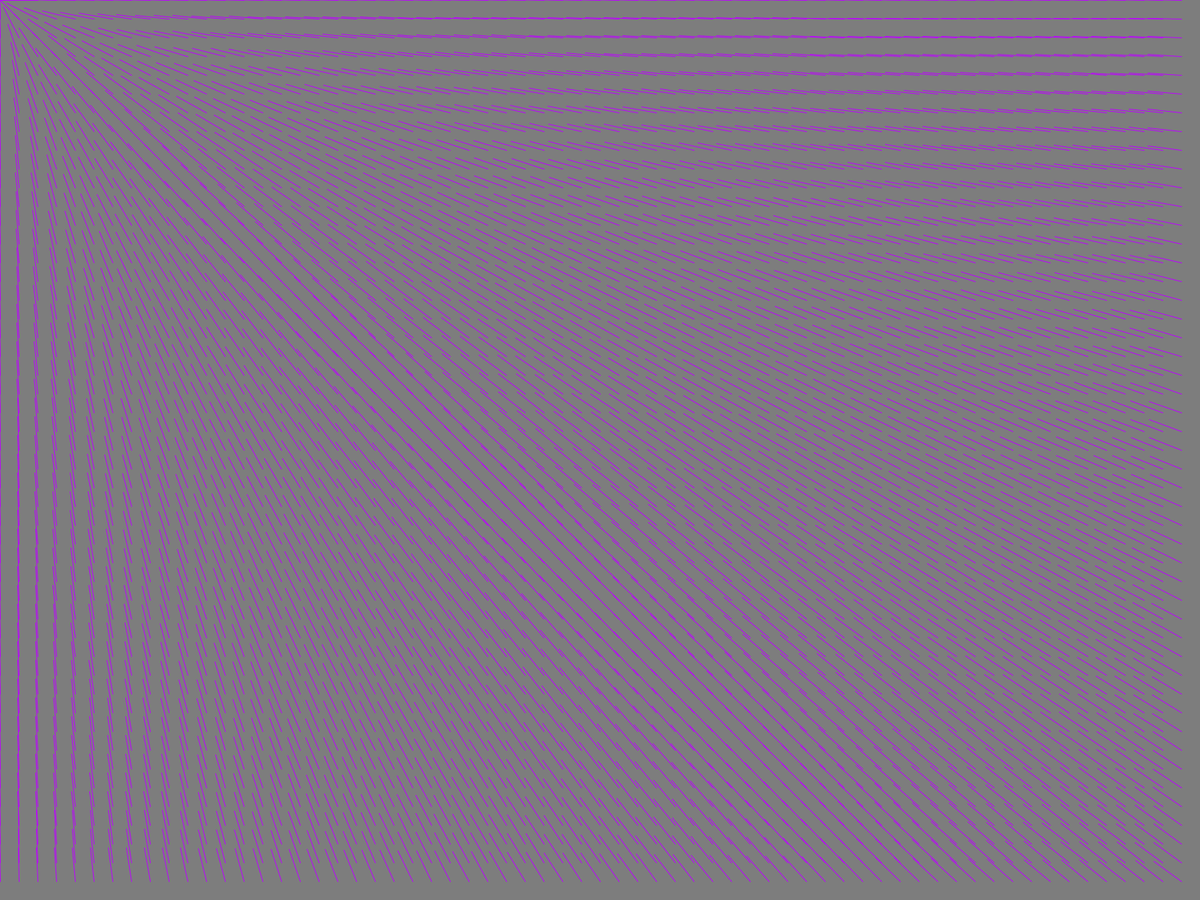
Frame 1 (no input)
Frame 60 (the mouse pressed at the canvas centre just before this capture): identical to frame 1, image omitted
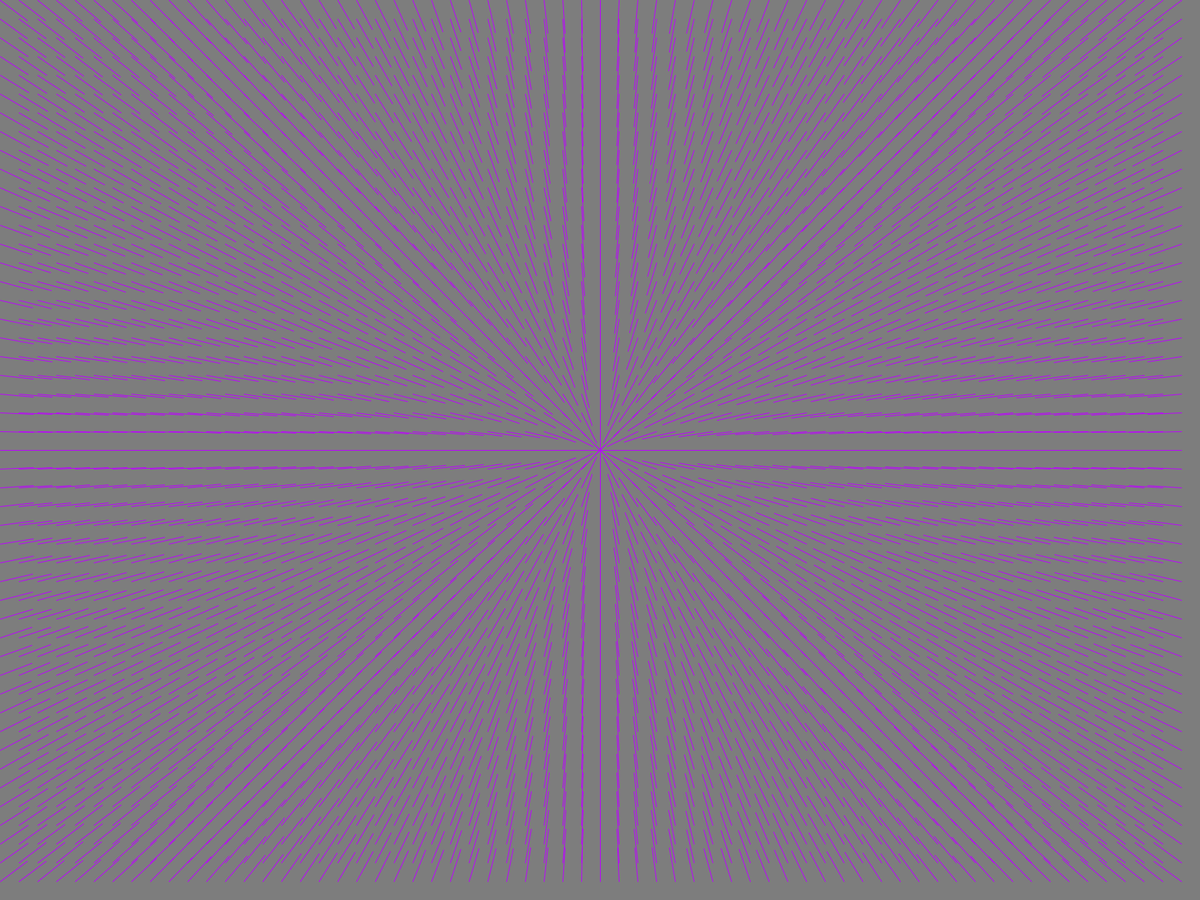
Frame 120 (the mouse held since frame 60 and released just before this capture)

The Processing sketch that drew these frames (run headless with seeded random() and noise(); from frame 60 on, the mouse is pressed at the canvas centre):

// Processing sketch: pointLinesAtMouse
// ── pointLinesAtMouse.pde
int xBlocks;
int yBlocks;
int blockSize = 25;

Stick[][] allSticks;

void setup() {
  fullScreen();
  xBlocks = int(width / blockSize);
  yBlocks = int(height / blockSize);
  println(xBlocks, yBlocks);
  allSticks = new Stick[yBlocks][xBlocks];
  initSticks();
}

void draw() {
  background(125);
  displaySticks();
}

void initSticks() {
  for (int i = 0; i < xBlocks; i ++) {
    for (int j = 0; j < yBlocks; j ++) {
      allSticks[j][i] = new Stick(i * blockSize, j * blockSize);
//      println(j, i);
    }
  }
}

void displaySticks() {
  for (int i = 0; i < xBlocks; i ++) {
    for (int j = 0; j < yBlocks; j ++) {
      allSticks[j][i].display();
    }
  }
}

// ── Stick.pde
class Stick {
  PVector posit;
  color c;
  float stickLen = blockSize + 20;
  
  Stick() {
    this.posit = new PVector(width/2, height/2);
    this.c = color(#BB03FF);
  }
  
  Stick(float x, float y) {
    this.posit = new PVector(x, y);
    this.c = color(#BB03FF);
  }
  
  void display() {
    stroke(this.c);
    float deltaX = mouseX - posit.x;
    float deltaY = mouseY - posit.y;
    float theta = atan2(deltaY, deltaX);
    line(posit.x, 
         posit.y, 
         posit.x + cos(theta) * stickLen, 
         posit.y + sin(theta) * stickLen);
  }
}
